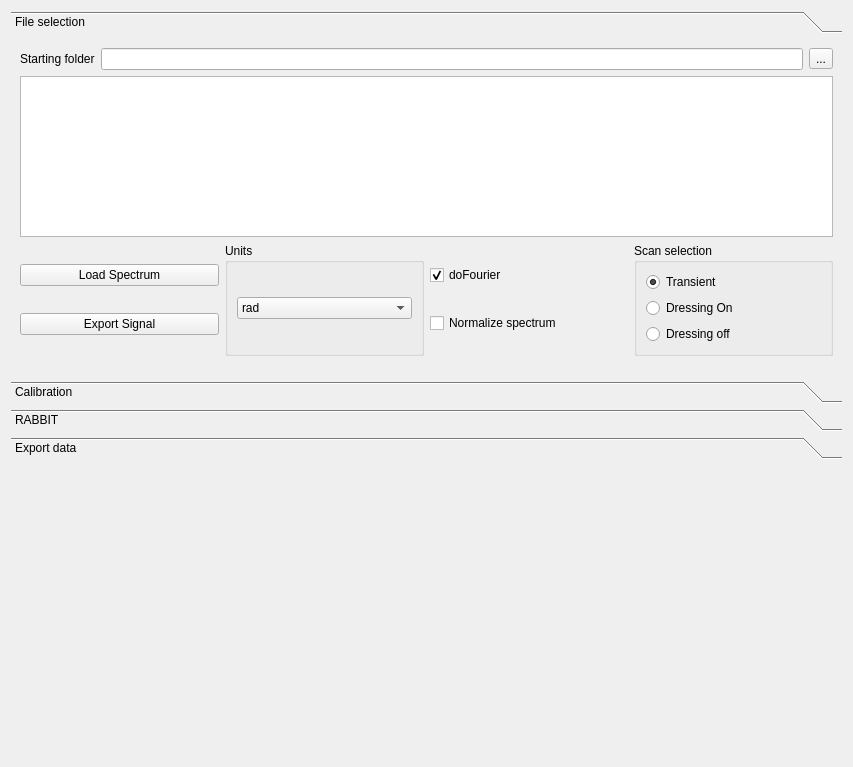
<?xml version="1.0" encoding="UTF-8"?>
<ui version="4.0">
 <class>main_panel</class>
 <widget class="QWidget" name="main_panel">
  <property name="geometry">
   <rect>
    <x>0</x>
    <y>0</y>
    <width>853</width>
    <height>767</height>
   </rect>
  </property>
  <property name="sizePolicy">
   <sizepolicy hsizetype="MinimumExpanding" vsizetype="MinimumExpanding">
    <horstretch>0</horstretch>
    <verstretch>0</verstretch>
   </sizepolicy>
  </property>
  <property name="windowTitle">
   <string>Form</string>
  </property>
  <layout class="QHBoxLayout" name="main_layout">
   <item>
    <layout class="QVBoxLayout" name="v_optionLayout">
     <item>
      <widget class="QToolBox" name="toolBox">
       <property name="sizePolicy">
        <sizepolicy hsizetype="Preferred" vsizetype="Preferred">
         <horstretch>0</horstretch>
         <verstretch>0</verstretch>
        </sizepolicy>
       </property>
       <property name="currentIndex">
        <number>0</number>
       </property>
       <widget class="QWidget" name="page_5">
        <property name="geometry">
         <rect>
          <x>0</x>
          <y>0</y>
          <width>833</width>
          <height>380</height>
         </rect>
        </property>
        <attribute name="label">
         <string>File selection</string>
        </attribute>
        <layout class="QVBoxLayout" name="verticalLayout_2">
         <item>
          <layout class="QHBoxLayout" name="horizontalLayout_3">
           <item>
            <widget class="QLabel" name="label">
             <property name="sizePolicy">
              <sizepolicy hsizetype="Preferred" vsizetype="Preferred">
               <horstretch>0</horstretch>
               <verstretch>0</verstretch>
              </sizepolicy>
             </property>
             <property name="text">
              <string>Starting folder</string>
             </property>
            </widget>
           </item>
           <item>
            <widget class="QLineEdit" name="folderBase_lineEdit">
             <property name="sizePolicy">
              <sizepolicy hsizetype="MinimumExpanding" vsizetype="Fixed">
               <horstretch>0</horstretch>
               <verstretch>0</verstretch>
              </sizepolicy>
             </property>
             <property name="toolTip">
              <string>&lt;html&gt;&lt;head/&gt;&lt;body&gt;&lt;p&gt;Use this folder as the base folder when loading data&lt;/p&gt;&lt;/body&gt;&lt;/html&gt;</string>
             </property>
            </widget>
           </item>
           <item>
            <widget class="QToolButton" name="forderSelection_toolButton">
             <property name="text">
              <string>...</string>
             </property>
            </widget>
           </item>
          </layout>
         </item>
         <item>
          <widget class="QListWidget" name="fileSelection_listWidget">
           <property name="sizePolicy">
            <sizepolicy hsizetype="Preferred" vsizetype="Preferred">
             <horstretch>0</horstretch>
             <verstretch>0</verstretch>
            </sizepolicy>
           </property>
           <property name="toolTip">
            <string>&lt;html&gt;&lt;head/&gt;&lt;body&gt;&lt;p&gt;List of selected files:&lt;/p&gt;&lt;p&gt;- double click on a file to load it&lt;/p&gt;&lt;p&gt;- right click to remove selected files or clear list&lt;/p&gt;&lt;/body&gt;&lt;/html&gt;</string>
           </property>
           <property name="selectionMode">
            <enum>QAbstractItemView::ExtendedSelection</enum>
           </property>
          </widget>
         </item>
         <item>
          <layout class="QHBoxLayout" name="horizontalLayout_5">
           <item>
            <layout class="QVBoxLayout" name="verticalLayout_5">
             <item>
              <widget class="QPushButton" name="loadSpectrum_pushButton">
               <property name="text">
                <string>Load Spectrum</string>
               </property>
              </widget>
             </item>
             <item>
              <widget class="QPushButton" name="exportData_pushButton">
               <property name="text">
                <string>Export Signal</string>
               </property>
              </widget>
             </item>
            </layout>
           </item>
           <item>
            <widget class="QGroupBox" name="groupBox">
             <property name="title">
              <string>Units</string>
             </property>
             <layout class="QHBoxLayout" name="horizontalLayout_4">
              <item>
               <widget class="QComboBox" name="unitsSelection_comboBox">
                <item>
                 <property name="text">
                  <string>rad</string>
                 </property>
                </item>
                <item>
                 <property name="text">
                  <string>fs</string>
                 </property>
                </item>
                <item>
                 <property name="text">
                  <string>micrometer</string>
                 </property>
                </item>
                <item>
                 <property name="text">
                  <string>else</string>
                 </property>
                </item>
               </widget>
              </item>
             </layout>
            </widget>
           </item>
           <item>
            <layout class="QVBoxLayout" name="verticalLayout_6">
             <item>
              <widget class="QCheckBox" name="doFourier_checkbox">
               <property name="text">
                <string>doFourier</string>
               </property>
               <property name="checked">
                <bool>true</bool>
               </property>
              </widget>
             </item>
             <item>
              <widget class="QCheckBox" name="normalizeSpectrum_checkbox">
               <property name="text">
                <string>Normalize spectrum</string>
               </property>
              </widget>
             </item>
            </layout>
           </item>
           <item>
            <widget class="QGroupBox" name="groupBox_2">
             <property name="title">
              <string>Scan selection</string>
             </property>
             <layout class="QHBoxLayout" name="horizontalLayout_6">
              <item>
               <layout class="QVBoxLayout" name="verticalLayout_4">
                <item>
                 <widget class="QRadioButton" name="transient_radioButton">
                  <property name="text">
                   <string>Transient</string>
                  </property>
                  <property name="checked">
                   <bool>true</bool>
                  </property>
                 </widget>
                </item>
                <item>
                 <widget class="QRadioButton" name="dressingOn_radioButton">
                  <property name="text">
                   <string>Dressing On</string>
                  </property>
                 </widget>
                </item>
                <item>
                 <widget class="QRadioButton" name="dressingOff_radioButton">
                  <property name="text">
                   <string>Dressing off</string>
                  </property>
                 </widget>
                </item>
               </layout>
              </item>
             </layout>
            </widget>
           </item>
          </layout>
         </item>
         <item>
          <spacer name="verticalSpacer_3">
           <property name="orientation">
            <enum>Qt::Vertical</enum>
           </property>
           <property name="sizeHint" stdset="0">
            <size>
             <width>20</width>
             <height>40</height>
            </size>
           </property>
          </spacer>
         </item>
        </layout>
       </widget>
       <widget class="QWidget" name="page_6">
        <property name="geometry">
         <rect>
          <x>0</x>
          <y>0</y>
          <width>833</width>
          <height>247</height>
         </rect>
        </property>
        <attribute name="label">
         <string>Calibration</string>
        </attribute>
        <layout class="QVBoxLayout" name="verticalLayout">
         <item>
          <layout class="QHBoxLayout" name="horizontalLayout_2">
           <item>
            <widget class="QPushButton" name="makeCalibration_pushButton">
             <property name="sizePolicy">
              <sizepolicy hsizetype="Minimum" vsizetype="Fixed">
               <horstretch>0</horstretch>
               <verstretch>0</verstretch>
              </sizepolicy>
             </property>
             <property name="toolTip">
              <string>&lt;html&gt;&lt;head/&gt;&lt;body&gt;&lt;p&gt;Create a panel to make a calibration from the current signal/FT or from a custom input&lt;/p&gt;&lt;/body&gt;&lt;/html&gt;</string>
             </property>
             <property name="text">
              <string>Make calibration</string>
             </property>
            </widget>
           </item>
           <item>
            <widget class="QPushButton" name="loadCalibration_pushButton">
             <property name="sizePolicy">
              <sizepolicy hsizetype="Minimum" vsizetype="Fixed">
               <horstretch>0</horstretch>
               <verstretch>0</verstretch>
              </sizepolicy>
             </property>
             <property name="toolTip">
              <string>&lt;html&gt;&lt;head/&gt;&lt;body&gt;&lt;p&gt;Load custom calibration, see examples in Calibration folder if you want to make your own&lt;/p&gt;&lt;/body&gt;&lt;/html&gt;</string>
             </property>
             <property name="text">
              <string>Load calibration</string>
             </property>
            </widget>
           </item>
          </layout>
         </item>
         <item>
          <layout class="QGridLayout" name="gridLayout">
           <item row="1" column="2">
            <widget class="QLabel" name="t0Calib_label">
             <property name="sizePolicy">
              <sizepolicy hsizetype="Preferred" vsizetype="Preferred">
               <horstretch>0</horstretch>
               <verstretch>0</verstretch>
              </sizepolicy>
             </property>
             <property name="toolTip">
              <string>&lt;html&gt;&lt;head/&gt;&lt;body&gt;&lt;p&gt;Coefficient for calibration:&lt;/p&gt;&lt;p&gt;E = A/(t-t0)^2 + B&lt;/p&gt;&lt;/body&gt;&lt;/html&gt;</string>
             </property>
             <property name="text">
              <string/>
             </property>
            </widget>
           </item>
           <item row="0" column="2">
            <widget class="QLabel" name="label_7">
             <property name="sizePolicy">
              <sizepolicy hsizetype="Preferred" vsizetype="Preferred">
               <horstretch>0</horstretch>
               <verstretch>0</verstretch>
              </sizepolicy>
             </property>
             <property name="text">
              <string>t0</string>
             </property>
             <property name="alignment">
              <set>Qt::AlignCenter</set>
             </property>
            </widget>
           </item>
           <item row="0" column="1">
            <widget class="QLabel" name="label_6">
             <property name="sizePolicy">
              <sizepolicy hsizetype="Preferred" vsizetype="Preferred">
               <horstretch>0</horstretch>
               <verstretch>0</verstretch>
              </sizepolicy>
             </property>
             <property name="text">
              <string>B</string>
             </property>
             <property name="alignment">
              <set>Qt::AlignCenter</set>
             </property>
            </widget>
           </item>
           <item row="1" column="0">
            <widget class="QLabel" name="alphaCalib_label">
             <property name="sizePolicy">
              <sizepolicy hsizetype="Preferred" vsizetype="Preferred">
               <horstretch>0</horstretch>
               <verstretch>0</verstretch>
              </sizepolicy>
             </property>
             <property name="toolTip">
              <string>&lt;html&gt;&lt;head/&gt;&lt;body&gt;&lt;p&gt;Coefficient for calibration:&lt;/p&gt;&lt;p&gt;E = A/(t-t0)^2 + B&lt;/p&gt;&lt;/body&gt;&lt;/html&gt;</string>
             </property>
             <property name="text">
              <string/>
             </property>
            </widget>
           </item>
           <item row="1" column="1">
            <widget class="QLabel" name="betaCalib_label">
             <property name="sizePolicy">
              <sizepolicy hsizetype="Preferred" vsizetype="Preferred">
               <horstretch>0</horstretch>
               <verstretch>0</verstretch>
              </sizepolicy>
             </property>
             <property name="toolTip">
              <string>&lt;html&gt;&lt;head/&gt;&lt;body&gt;&lt;p&gt;Coefficient for calibration:&lt;/p&gt;&lt;p&gt;E = A/(t-t0)^2 + B&lt;/p&gt;&lt;/body&gt;&lt;/html&gt;</string>
             </property>
             <property name="text">
              <string/>
             </property>
            </widget>
           </item>
           <item row="0" column="0">
            <widget class="QLabel" name="label_5">
             <property name="sizePolicy">
              <sizepolicy hsizetype="Preferred" vsizetype="Preferred">
               <horstretch>0</horstretch>
               <verstretch>0</verstretch>
              </sizepolicy>
             </property>
             <property name="text">
              <string>A</string>
             </property>
             <property name="alignment">
              <set>Qt::AlignCenter</set>
             </property>
            </widget>
           </item>
          </layout>
         </item>
         <item>
          <layout class="QHBoxLayout" name="horizontalLayout">
           <item>
            <widget class="QRadioButton" name="time_radioButton">
             <property name="sizePolicy">
              <sizepolicy hsizetype="Preferred" vsizetype="Fixed">
               <horstretch>0</horstretch>
               <verstretch>0</verstretch>
              </sizepolicy>
             </property>
             <property name="toolTip">
              <string>&lt;html&gt;&lt;head/&gt;&lt;body&gt;&lt;p&gt;Time representation&lt;/p&gt;&lt;/body&gt;&lt;/html&gt;</string>
             </property>
             <property name="text">
              <string>Time</string>
             </property>
            </widget>
           </item>
           <item>
            <widget class="QRadioButton" name="energy_radioButton">
             <property name="enabled">
              <bool>true</bool>
             </property>
             <property name="sizePolicy">
              <sizepolicy hsizetype="Preferred" vsizetype="Fixed">
               <horstretch>0</horstretch>
               <verstretch>0</verstretch>
              </sizepolicy>
             </property>
             <property name="toolTip">
              <string>&lt;html&gt;&lt;head/&gt;&lt;body&gt;&lt;p&gt;Energy representation&lt;/p&gt;&lt;p&gt;You first need to load a calibration and to define the linear axis that you are looking for to toggle it&lt;/p&gt;&lt;/body&gt;&lt;/html&gt;</string>
             </property>
             <property name="text">
              <string>Energy</string>
             </property>
            </widget>
           </item>
           <item>
            <layout class="QGridLayout" name="gridLayout_2">
             <item row="2" column="3">
              <widget class="QLineEdit" name="energyMax_lineEdit">
               <property name="enabled">
                <bool>false</bool>
               </property>
               <property name="sizePolicy">
                <sizepolicy hsizetype="Preferred" vsizetype="Fixed">
                 <horstretch>0</horstretch>
                 <verstretch>0</verstretch>
                </sizepolicy>
               </property>
               <property name="toolTip">
                <string>&lt;html&gt;&lt;head/&gt;&lt;body&gt;&lt;p&gt;Maximum energy to be plotted&lt;/p&gt;&lt;/body&gt;&lt;/html&gt;</string>
               </property>
              </widget>
             </item>
             <item row="0" column="1">
              <widget class="QLabel" name="label_2">
               <property name="sizePolicy">
                <sizepolicy hsizetype="Preferred" vsizetype="Preferred">
                 <horstretch>0</horstretch>
                 <verstretch>0</verstretch>
                </sizepolicy>
               </property>
               <property name="text">
                <string>Emin</string>
               </property>
              </widget>
             </item>
             <item row="0" column="3">
              <widget class="QLabel" name="label_3">
               <property name="sizePolicy">
                <sizepolicy hsizetype="Preferred" vsizetype="Preferred">
                 <horstretch>0</horstretch>
                 <verstretch>0</verstretch>
                </sizepolicy>
               </property>
               <property name="text">
                <string>Emax</string>
               </property>
              </widget>
             </item>
             <item row="2" column="5">
              <widget class="QLineEdit" name="energyStepsNumber_lineEdit">
               <property name="enabled">
                <bool>false</bool>
               </property>
               <property name="sizePolicy">
                <sizepolicy hsizetype="Preferred" vsizetype="Fixed">
                 <horstretch>0</horstretch>
                 <verstretch>0</verstretch>
                </sizepolicy>
               </property>
               <property name="toolTip">
                <string>&lt;html&gt;&lt;head/&gt;&lt;body&gt;&lt;p&gt;Maximum energy to be plotted&lt;/p&gt;&lt;/body&gt;&lt;/html&gt;</string>
               </property>
              </widget>
             </item>
             <item row="0" column="5">
              <widget class="QLabel" name="label_8">
               <property name="sizePolicy">
                <sizepolicy hsizetype="Preferred" vsizetype="Preferred">
                 <horstretch>0</horstretch>
                 <verstretch>0</verstretch>
                </sizepolicy>
               </property>
               <property name="text">
                <string>nSteps</string>
               </property>
              </widget>
             </item>
             <item row="2" column="4">
              <widget class="QLineEdit" name="energySteps_lineEdit">
               <property name="enabled">
                <bool>false</bool>
               </property>
               <property name="sizePolicy">
                <sizepolicy hsizetype="Preferred" vsizetype="Fixed">
                 <horstretch>0</horstretch>
                 <verstretch>0</verstretch>
                </sizepolicy>
               </property>
               <property name="toolTip">
                <string>&lt;html&gt;&lt;head/&gt;&lt;body&gt;&lt;p&gt;Maximum energy to be plotted&lt;/p&gt;&lt;/body&gt;&lt;/html&gt;</string>
               </property>
              </widget>
             </item>
             <item row="2" column="1">
              <widget class="QLineEdit" name="energyMin_lineEdit">
               <property name="enabled">
                <bool>false</bool>
               </property>
               <property name="sizePolicy">
                <sizepolicy hsizetype="Preferred" vsizetype="Fixed">
                 <horstretch>0</horstretch>
                 <verstretch>0</verstretch>
                </sizepolicy>
               </property>
               <property name="toolTip">
                <string>&lt;html&gt;&lt;head/&gt;&lt;body&gt;&lt;p&gt;Maximum energy to be plotted&lt;/p&gt;&lt;/body&gt;&lt;/html&gt;</string>
               </property>
              </widget>
             </item>
             <item row="0" column="4">
              <widget class="QLabel" name="label_4">
               <property name="sizePolicy">
                <sizepolicy hsizetype="Preferred" vsizetype="Preferred">
                 <horstretch>0</horstretch>
                 <verstretch>0</verstretch>
                </sizepolicy>
               </property>
               <property name="text">
                <string>dE</string>
               </property>
              </widget>
             </item>
            </layout>
           </item>
          </layout>
         </item>
         <item>
          <spacer name="verticalSpacer_2">
           <property name="orientation">
            <enum>Qt::Vertical</enum>
           </property>
           <property name="sizeHint" stdset="0">
            <size>
             <width>20</width>
             <height>40</height>
            </size>
           </property>
          </spacer>
         </item>
        </layout>
       </widget>
       <widget class="QWidget" name="page_7">
        <property name="geometry">
         <rect>
          <x>0</x>
          <y>0</y>
          <width>833</width>
          <height>360</height>
         </rect>
        </property>
        <property name="sizePolicy">
         <sizepolicy hsizetype="Preferred" vsizetype="Preferred">
          <horstretch>0</horstretch>
          <verstretch>0</verstretch>
         </sizepolicy>
        </property>
        <attribute name="label">
         <string>RABBIT</string>
        </attribute>
        <layout class="QVBoxLayout" name="verticalLayout_3">
         <item>
          <layout class="QGridLayout" name="gridLayout_3">
           <item row="2" column="0">
            <widget class="QPushButton" name="showPhase_pushButton">
             <property name="sizePolicy">
              <sizepolicy hsizetype="Minimum" vsizetype="Fixed">
               <horstretch>0</horstretch>
               <verstretch>0</verstretch>
              </sizepolicy>
             </property>
             <property name="text">
              <string>Show phase</string>
             </property>
            </widget>
           </item>
           <item row="0" column="0">
            <widget class="QLabel" name="label_9">
             <property name="text">
              <string>Oscillation frequency</string>
             </property>
            </widget>
           </item>
           <item row="1" column="1">
            <widget class="QComboBox" name="oscillationUnits_comboBox">
             <property name="currentIndex">
              <number>3</number>
             </property>
             <item>
              <property name="text">
               <string>Wavelength (nm)</string>
              </property>
             </item>
             <item>
              <property name="text">
               <string>Energy (eV)</string>
              </property>
             </item>
             <item>
              <property name="text">
               <string>Frequency (THz)</string>
              </property>
             </item>
             <item>
              <property name="text">
               <string>Angular frequency (PHz)</string>
              </property>
             </item>
            </widget>
           </item>
           <item row="2" column="1">
            <widget class="QCheckBox" name="unwrapPhase_checkBox">
             <property name="text">
              <string>Unwrapped</string>
             </property>
            </widget>
           </item>
           <item row="1" column="0">
            <widget class="QLineEdit" name="oscillationFrequency_lineEdit">
             <property name="sizePolicy">
              <sizepolicy hsizetype="MinimumExpanding" vsizetype="Fixed">
               <horstretch>0</horstretch>
               <verstretch>0</verstretch>
              </sizepolicy>
             </property>
             <property name="text">
              <string>4.7</string>
             </property>
            </widget>
           </item>
           <item row="3" column="1">
            <widget class="QCheckBox" name="customUnwrapPhase_checkBox">
             <property name="text">
              <string>CustomUnwrapped</string>
             </property>
            </widget>
           </item>
          </layout>
         </item>
         <item>
          <spacer name="verticalSpacer_4">
           <property name="orientation">
            <enum>Qt::Vertical</enum>
           </property>
           <property name="sizeHint" stdset="0">
            <size>
             <width>20</width>
             <height>226</height>
            </size>
           </property>
          </spacer>
         </item>
        </layout>
       </widget>
       <widget class="QWidget" name="page">
        <attribute name="label">
         <string>Export data</string>
        </attribute>
       </widget>
      </widget>
     </item>
     <item>
      <spacer name="verticalSpacer">
       <property name="orientation">
        <enum>Qt::Vertical</enum>
       </property>
       <property name="sizeHint" stdset="0">
        <size>
         <width>20</width>
         <height>40</height>
        </size>
       </property>
      </spacer>
     </item>
    </layout>
   </item>
  </layout>
 </widget>
 <tabstops>
  <tabstop>folderBase_lineEdit</tabstop>
  <tabstop>forderSelection_toolButton</tabstop>
  <tabstop>fileSelection_listWidget</tabstop>
  <tabstop>makeCalibration_pushButton</tabstop>
  <tabstop>loadCalibration_pushButton</tabstop>
  <tabstop>time_radioButton</tabstop>
  <tabstop>energy_radioButton</tabstop>
  <tabstop>energyMin_lineEdit</tabstop>
  <tabstop>energyMax_lineEdit</tabstop>
  <tabstop>energySteps_lineEdit</tabstop>
  <tabstop>energyStepsNumber_lineEdit</tabstop>
 </tabstops>
 <resources/>
 <connections/>
</ui>
